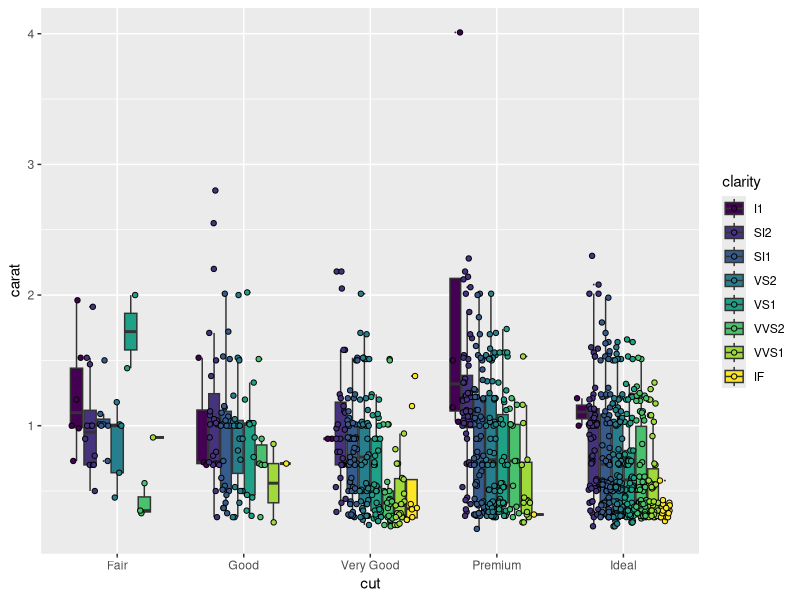

Reproduce this figure in R.
# r2py crawler metadata
# package: ggplot2
# source_type: rd_example
# topic: position_jitterdodge.Rd
# source_file: C:\Users\bened\AppData\Local\R\win-library\4.5\ggplot2\help
# lines: 6

suppressPackageStartupMessages(library(ggplot2))
set.seed(596)
dsub <- diamonds[sample(nrow(diamonds), 1000), ]
ggplot(dsub, aes(x = cut, y = carat, fill = clarity)) +
  geom_boxplot(outlier.size = 0) +
  geom_point(pch = 21, position = position_jitterdodge())
